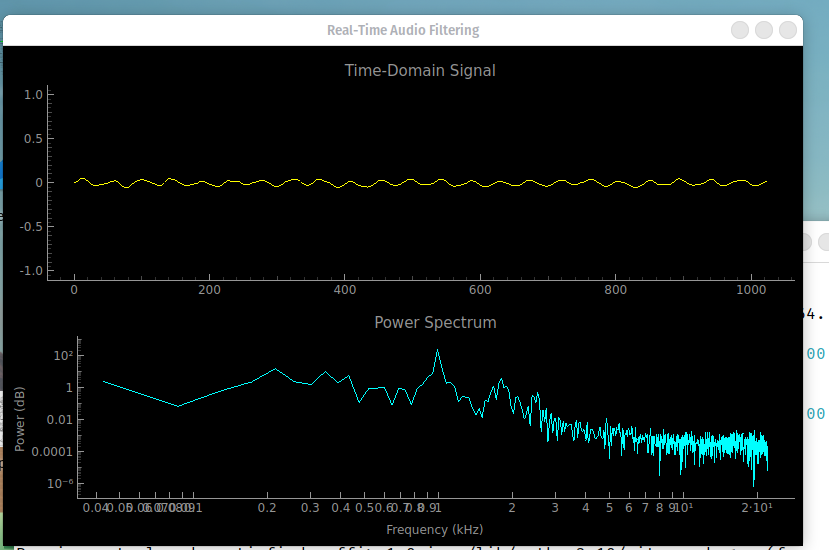
#> input picture Audio_realtime_1000.png, 829 x 550 px, given in place of ship.jpg, which was not available
$ python Solutions.py
#> lines starting #> are read from the running program, lines starting #| are printed output that depends on the picture; after the words box and inside, x2 and y2 are one past the last pixel; in counts of white or black regions, pixels touching at a corner belong together; pictures that were not available may be replaced by others from this repository, and a replacement may not be noted
import cv2

# Load the original image
image = cv2.imread('ship.jpg')
#> image is the input picture: shape (550, 829, 3); mean B, G, R 31, 30.7, 26.5

# Check if the image was loaded successfully
if image is None:
    print("Error: Could not load image. Please make sure the file path is correct.")
else:
    # Convert the image to grayscale
    gray_image = cv2.cvtColor(image, cv2.COLOR_BGR2GRAY)

    # Apply Gaussian blur to the original image
    blurred_image = cv2.GaussianBlur(image, (15, 15), 0)
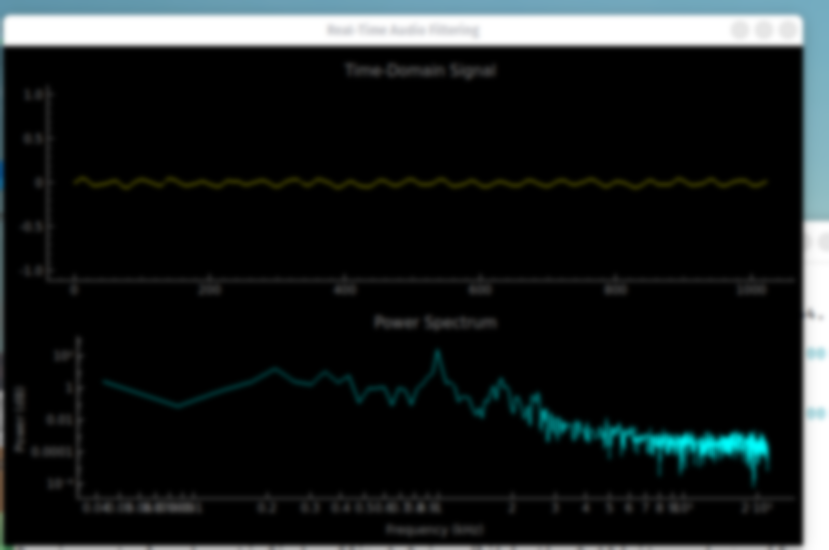
#> blurred_image: shape (550, 829, 3); mean B, G, R 30.9, 30.6, 26.5

    # Display the original image
    cv2.imshow('Original Image', image)

    # Display the grayscale image
    cv2.imshow('Grayscale Image', gray_image)

    # Display the blurred image
    cv2.imshow('Blurred Image', blurred_image)

    # Wait for a key press and close all windows
    cv2.waitKey(0)
    cv2.destroyAllWindows()

    # Get the image dimensions
    (h, w) = image.shape[:2]
#> h = 550; w = 829
    center = (w // 2, h // 2)
#> center = (414, 275)

    # Rotate the image by 30 degrees
    matrix_30 = cv2.getRotationMatrix2D(center, 30, 1.0)  # Rotation matrix
    rotated_30 = cv2.warpAffine(image, matrix_30, (w, h))  # Apply rotation
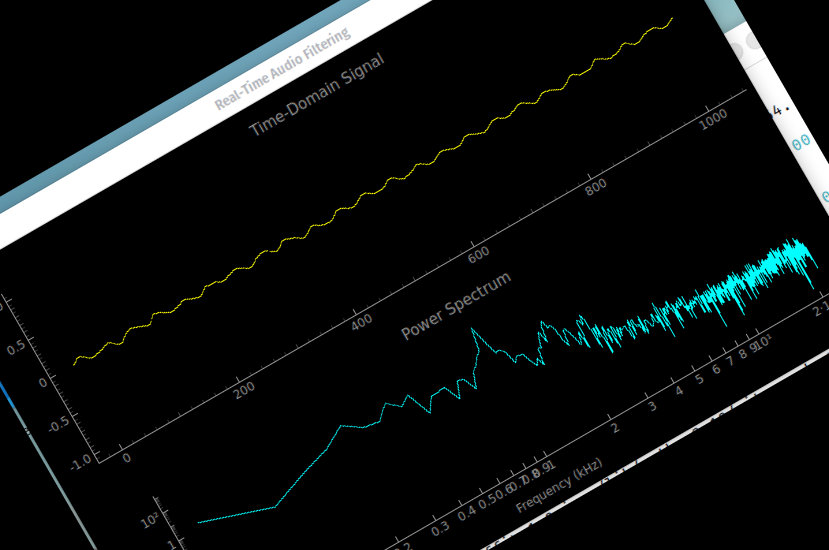
#> rotated_30: shape (550, 829, 3); mean B, G, R 17.5, 17.5, 14.7

    # Rotate the image by 90 degrees
    rotated_90 = cv2.rotate(image, cv2.ROTATE_90_CLOCKWISE)
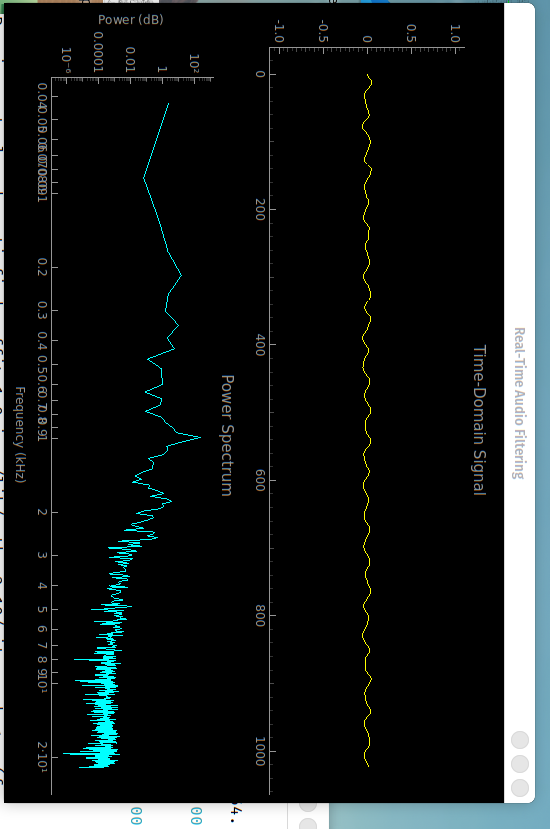
#> rotated_90: shape (829, 550, 3); mean B, G, R 31, 30.7, 26.5

    # Rotate the image by 180 degrees
    rotated_180 = cv2.rotate(image, cv2.ROTATE_180)
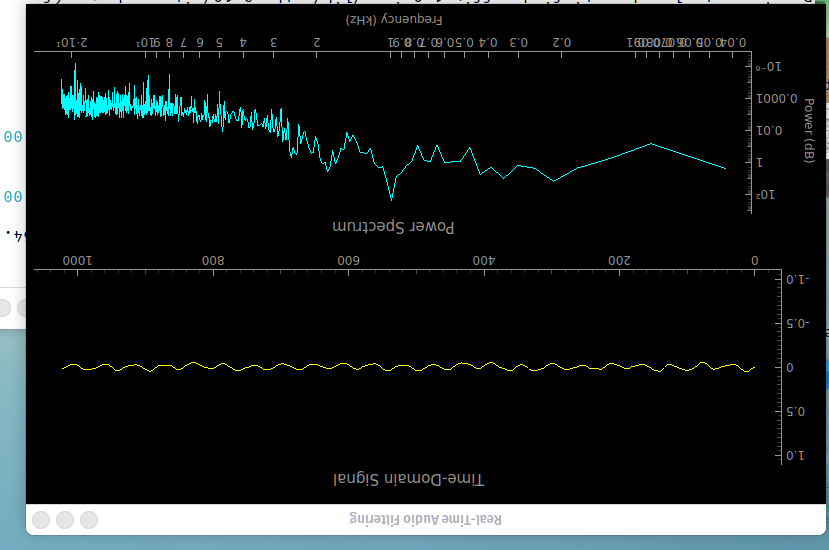
#> rotated_180: shape (550, 829, 3); mean B, G, R 31, 30.7, 26.5

    # Display the images
    cv2.imshow('Original Image', image)
    cv2.imshow('Rotated by 30 Degrees', rotated_30)
    cv2.imshow('Rotated by 90 Degrees', rotated_90)
    cv2.imshow('Rotated by 180 Degrees', rotated_180)

    # Wait for a key press and close all windows
    cv2.waitKey(0)
    cv2.destroyAllWindows()

import random

# Load the original image
image = cv2.imread('cards.jpg')
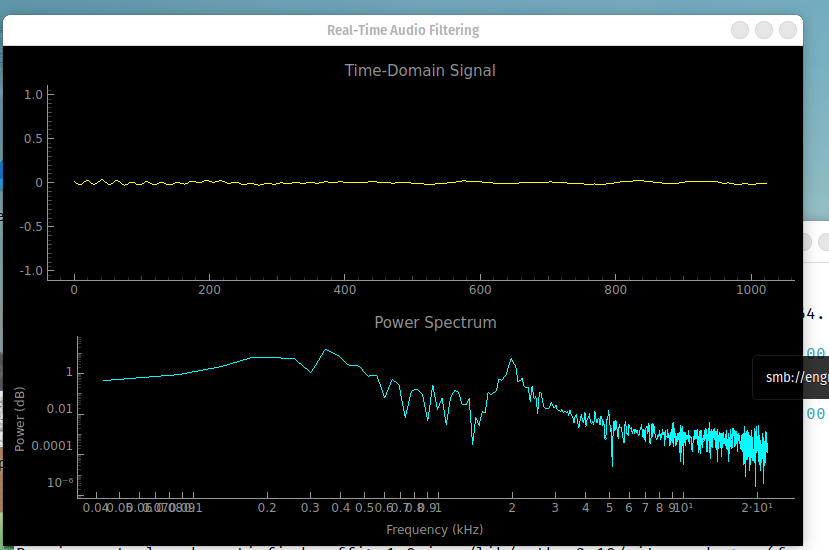
#> input picture Audio_realtime_2000.png, 829 x 550 px, given in place of cards.jpg, which was not available
#> image is the input picture: shape (550, 829, 3); mean B, G, R 30.5, 30.2, 26.2

# Check if the image is loaded successfully
if image is None:
    print("Error: Could not load image. Please make sure the file path is correct.")
    exit()

# Step 1: Convert to grayscale
gray = cv2.cvtColor(image, cv2.COLOR_BGR2GRAY)

# Step 2: Apply Gaussian blur
blurred = cv2.GaussianBlur(gray, (5, 5), 0)

# Step 3: Perform edge detection
edges = cv2.Canny(blurred, 50, 150)
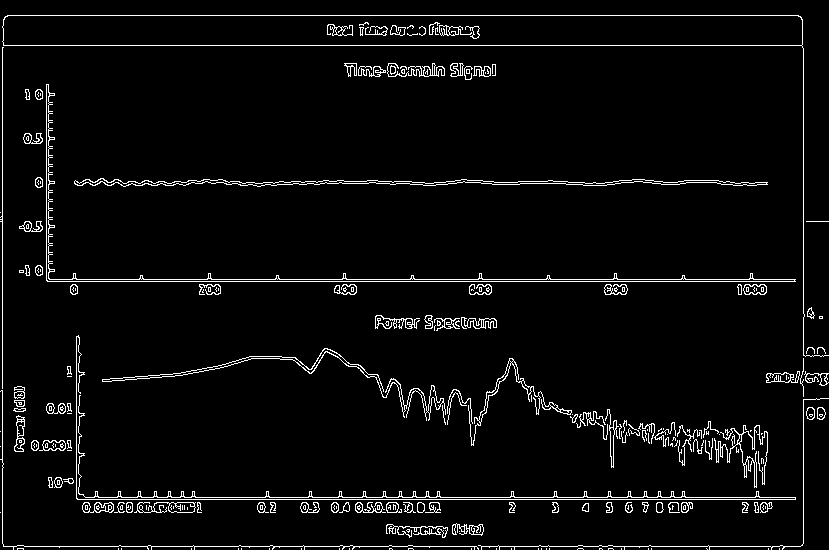
#> edges: shape (550, 829); 4.2% white in thin lines or dots

# Step 4: Find contours
contours, _ = cv2.findContours(edges.copy(), cv2.RETR_EXTERNAL, cv2.CHAIN_APPROX_SIMPLE)
#> contours = 189 contours, 116 with area under 20; largest, box (x1, y1, x2, y2) and area: (2, 15, 829, 357) 23960, (46, 84, 796, 282) 2156, (74, 178, 768, 187) 1647, (468, 358, 572, 446) 374, (76, 335, 796, 500) 362

# Step 5: Draw contours larger than 20 pixels on the original image
contour_image = image.copy()
large_contours_count = 0

for contour in contours:
    area = cv2.contourArea(contour)
    if area > 20:  # Check if the contour area is larger than 20 pixels
        large_contours_count += 1
        # Generate a random color for the contour
        color = tuple(random.choices(range(256), k=3))
        # Draw the contour on the image
        cv2.drawContours(contour_image, [contour], -1, color, 2)
#> this loop made 189 passes
#> (area, color) on passes 31, 32, 39, 40, 41, 43, 45, 46, 48, 49, 51, 52: (218.5, (216, 194, 107)), (189, (66, 130, 103)), (40, (200, 77, 122)), (85, (149, 232, 129)), (31, (72, 193, 158)), (71.5, (64, 232, 251)), (59, (207, 230, 79)), (34.5, (186, 230, 175)), (47, (120, 25, 111)), (44, (156, 233, 247)), (78.5, (122, 221, 66)), (64, (206, 140, 3))
#> area on pass 167: 32
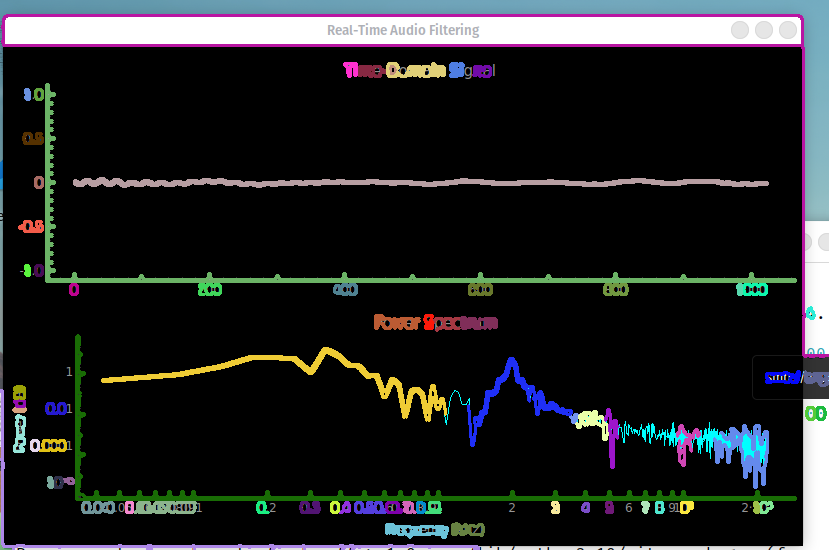
#> contour_image: shape (550, 829, 3); 9.17% of pixels changed, all inside (x1, y1, x2, y2) = (0, 14, 829, 550)
#> after the loop, large_contours_count = 73

# Print the number of large contours
print(f"Number of objects found with area > 20 pixels: {large_contours_count}")
#| Number of objects found with area > 20 pixels: 73

# Display each step
cv2.imshow('Original Image', image)
cv2.imshow('Grayscale Image', gray)
cv2.imshow('Blurred Image', blurred)
cv2.imshow('Edge Detection', edges)
cv2.imshow('Contours Larger Than 20 Pixels', contour_image)

# Wait for a key press and close all windows
cv2.waitKey(0)
cv2.destroyAllWindows()

# Open the webcam
cap = cv2.VideoCapture(0)

if not cap.isOpened():
    print("Error: Could not access the camera.")
    exit()

print("Press 'c' to capture an image, or 'q' to quit.")

while True:
    # Capture a frame from the webcam
    ret, frame = cap.read()

    if not ret:
        print("Error: Failed to grab frame.")
        break

    # Display the live feed
    cv2.imshow("Live Camera Feed", frame)

    # Wait for a key press
    key = cv2.waitKey(1) & 0xFF
#> (key q is pressed here)

    if key == ord('c'):  # Capture the image on pressing 'c'
        # Display the captured image in a new window
        cv2.imshow("Captured Image", frame)
        print("Image captured. Press any key to close the captured image.")
        cv2.waitKey(0)  # Wait for a key press in the captured image window
        cv2.destroyWindow("Captured Image")  # Close the captured image window

    elif key == ord('q'):  # Quit the program on pressing 'q'
        print("Quitting...")
        break
